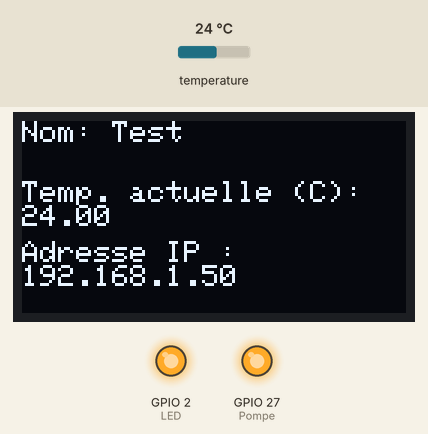
A program run on a simulated ESP32. Parts: 128×64 one-colour display, output pins drawn as LEDs (lit = HIGH). The inputs (shaded band) are chosen by the test bench; at power-on: temperature 24 °C. WiFi joins after 1.5 s; servers stay silent unless stated; storage starts empty; what the program prints to the serial monitor is not drawn.

Above: at 6.4 s.
6.5 s: temperature set to 12 °C
At 9.2 s:
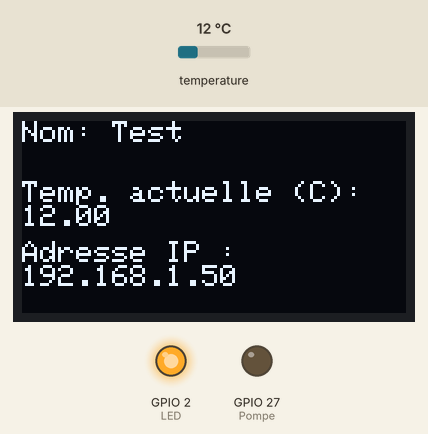
10.1 s: temperature set to 19 °C
At 11.6 s:
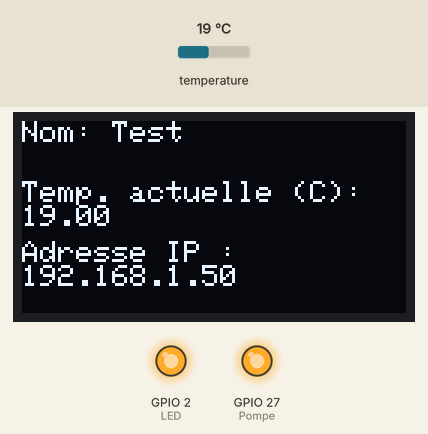
13.5 s: temperature set to 28 °C
At 16.3 s:
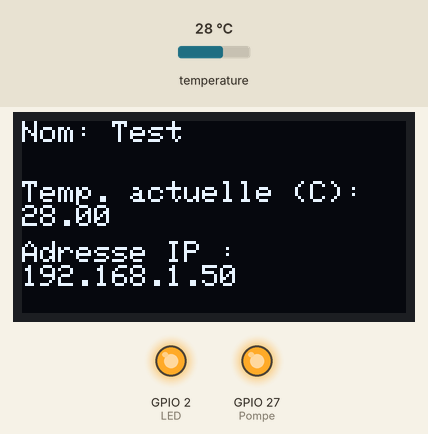
Timing chart, 0 to 22.8 s (numbered marks = the images above; inputs shaded):
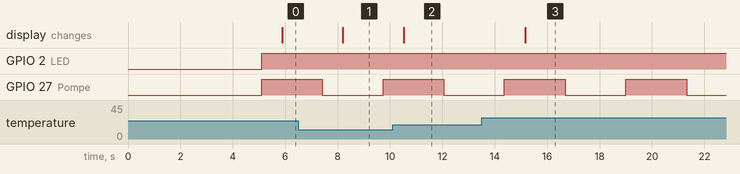

The program:

main.cpp
```cpp
#include <Arduino.h>
#include <WiFiManager.h>
#include <AsyncTCP.h>
#include <ESPAsyncWebServer.h>
#include <SPIFFS.h>
#include <SPI.h>
#include <Wire.h>
#include <Onewire.h>
#include <Adafruit_GFX.h>
#include <Adafruit_SSD1306.h>
#include <Adafruit_I2CDevice.h>
#include <Adafruit_SPIDevice.h>
#include <DallasTemperature.h>

#define Webserver_H
#define SCREEN_WIDTH 128                                            // OLED display width, in pixels
#define SCREEN_HEIGHT 64                                            // OLED display height, in pixels
#define Pompe 27

WiFiManager wm;                                                     // Instance WiFiManager
OneWire oneWire(25);                                                // Indique que la sonde est connectée sur la pin 25 de l'ESP
AsyncWebServer server(80);                                          // Port utilisé pour le serveur hébergé sur l'ESP
DallasTemperature sensors(&oneWire);                                // Lecture des données de la sonde sur la pin 25 de l'ESP
Adafruit_SSD1306 display(SCREEN_WIDTH, SCREEN_HEIGHT, &Wire, -1);   // Déclaration de l'écran OLED

const int LED = 2;                                                  //La PIN GPIO de la LED
const char* ssid = "GuiguiAquarium";                                //Info de connection pour le wifi
const char* password = "InfoAutomne2020$";                          //Info de connection pour le wifi
String paramNomAquarium = "Test";                                   //Nom défini sur l'interface web
int paramTemperatureMin = 0;                                        //Température minimale définie sur l'interface web
int paramTemperatureMax = 0;                                        //Température maximale définie sur l'interface web
int paramDureePompe = 0;
int paramTimerPompe = 0;                                            //Nombre de millisecondes pour laquelle la pompe doit s'activer
bool etatPompe;                                                     //Indicateur servant à annoncer si la température se trouve dans le bon range
int previousMillis = 0;

// Fonction qui permet d'aller chercher une température en celsius avec le senseur.
float demanderTemperature()
{
  sensors.requestTemperatures();
  return sensors.getTempCByIndex(0);
}

// Fonction qui vérifie si la pompe doit s'activer et pour quelle durée
void verifierPompe()
{
  unsigned long currentMillis = millis();
  unsigned long timingPompe = paramTimerPompe * 1000;
  unsigned long dureePompe = paramDureePompe * 1000;

  if(currentMillis - previousMillis >= timingPompe)
  {
    previousMillis = currentMillis;

    if(etatPompe == false)
    {
      etatPompe = true;
      digitalWrite(Pompe, HIGH);
      delay(dureePompe);
    }
    else
    {
      etatPompe = false;
      digitalWrite(Pompe, LOW);
    }
  }
}

// Vérifie si la température est dans le range requis. Si non, la LED s'allume.
void verifierTemperature()
{
  Serial.print(demanderTemperature());

  if (demanderTemperature() <= paramTemperatureMax && demanderTemperature() >= paramTemperatureMin)
    digitalWrite(LED, LOW);
  else
    digitalWrite(LED, HIGH);
}

// Fonction qui permet d'afficher les informations sur l'OLED
void afficherOLED()
{
  display.clearDisplay();
  display.setTextSize(1);
  display.setTextColor(WHITE);

  display.setCursor(0, 0);
  display.print("Nom: ");
  display.println(paramNomAquarium);

  display.setCursor(0, 20);
  display.println("Temp. actuelle (C): ");
  display.println(String(demanderTemperature()));

  display.setCursor(0, 40);
  display.println("Adresse IP : ");
  display.println(WiFi.localIP().toString());
  display.display();
}

void notFound(AsyncWebServerRequest *request)
{
  request->send(404, "text/plain", "Not found");
}

void setup() {

  Serial.begin(9600);                                               //Initialisation du serial monitor
  pinMode(LED, OUTPUT);                                        //Définition de la LED en OUTPUT
  pinMode(Pompe, OUTPUT);

  //Initialisation de l'OLED
  if (!display.begin(SSD1306_SWITCHCAPVCC, 0x3C))
  {
    Serial.println(F("SSD1306 allocation failed"));
    for (;;)
      ;
  }
  delay(2000);

  // Initialisation du WiFi-Manager
  WiFi.mode(WIFI_STA);
  if (!wm.autoConnect(ssid, password))
    Serial.println("Erreur de connexion.");
  else
    Serial.println("Connexion etablie!");

  Serial.println();
  Serial.print("Adresse IP: ");
  Serial.println(WiFi.localIP());

  // Initialisaton du senseur de température
  sensors.begin();

  // Initialisation du SPIFFS
  if (!SPIFFS.begin(true))
  {
    Serial.println("An Error has occurred while mounting SPIFFS");
    return;
  }

  server.onNotFound(notFound);

  // Envoie la page d'accueil
  server.on("/", HTTP_GET, [](AsyncWebServerRequest *request)
  {
    request->send(SPIFFS, "/indexFR.html", "text/html");
  });

  // Envoie la page francophone
  server.on("/indexFR.html", HTTP_GET, [](AsyncWebServerRequest *request)
  {
    request->send(SPIFFS, "/indexFR.html", "text/html");
  });

  // Envoie la page anglophone
  server.on("/indexEN.html", HTTP_GET, [](AsyncWebServerRequest *request)
  {
    request->send(SPIFFS, "/indexEN.html", "text/html");
  });

  //Envoie la page de style
  server.on("/w3.css", HTTP_GET, [](AsyncWebServerRequest *request)
  {
    request->send(SPIFFS, "/w3.css", "text/css");
  });

  //Envoie la page de sripts
  server.on("/script.js", HTTP_GET, [](AsyncWebServerRequest *request)
  {
    request->send(SPIFFS, "/script.js", "text/javascript");
  });

  //Envoie le jQuery
  server.on("/jquery-3.5.1.min.js", HTTP_GET, [](AsyncWebServerRequest *request)
  {
    request->send(SPIFFS, "/jquery-3.5.1.min.js", "text/javascript");
  });

  //Reçoit le nom de notre interface web
  server.on("/inputNomAquarium", HTTP_POST, [](AsyncWebServerRequest *request)
  {

    if(request->hasParam("proprieteNom", true))
    {
      String nomAquarium;
      nomAquarium = request->getParam("proprieteNom", true)->value();
      paramNomAquarium = nomAquarium;
    }
    request->send(204, "Le nom a été mis a jour");
  });

  //Reçoit les températures de notre interface web
  server.on("/inputTempAquarium", HTTP_POST, [](AsyncWebServerRequest *request)
  {
    String tempMinAquarium;
    String tempMaxAquarium;
    if(request->hasParam("proprieteTempMin", true) && request->hasParam("proprieteTempMax", true))
    {
      tempMinAquarium = request->getParam("proprieteTempMin", true)->value();
      tempMaxAquarium = request->getParam("proprieteTempMax", true)->value();
      paramTemperatureMin = tempMinAquarium.toInt();
      paramTemperatureMax = tempMaxAquarium.toInt();
    }
    request->send(204, "La température a été mise a jour");
  });

  //Reçoit les infos de la pompe de notre interface web
  server.on("/inputPompeAquarium", HTTP_POST, [](AsyncWebServerRequest *request)
  {
    String pompeDureeAquarium;
    String pompeTimerAquarium;
    if(request->hasParam("proprietePompeDuree", true) && request->hasParam("proprietePompeTimer", true))
    {
      pompeDureeAquarium = request->getParam("proprietePompeDuree", true)->value();
      pompeTimerAquarium = request->getParam("proprietePompeTimer", true)->value();
      paramDureePompe = pompeDureeAquarium.toInt();
      paramTimerPompe = pompeTimerAquarium.toInt();
    }
    request->send(204, "La pompe a été mise a jour");
  });


  // Fonction qui démarre le serveur local
  server.begin();
}


void loop() {
  // Vérifie les états pour la plaque chauffante et la pompe
  verifierTemperature();
  verifierPompe();

  Serial.println(paramDureePompe);
  Serial.println(paramTimerPompe);

  // Fonction qui permet d'afficher les informations sur l'OLED
  afficherOLED();
}
```

Measured:
- after the input at 6.5 s, the display: changes after 1.7 s (image 1)
- after the input at 10.1 s, the display: changes after 0.42 s (image 2)
- after the input at 13.5 s, the display: changes after 1.7 s (image 3)
- by itself, GPIO 27 (Pompe): alternates HIGH for 2.3 s and LOW for 2.3 s
